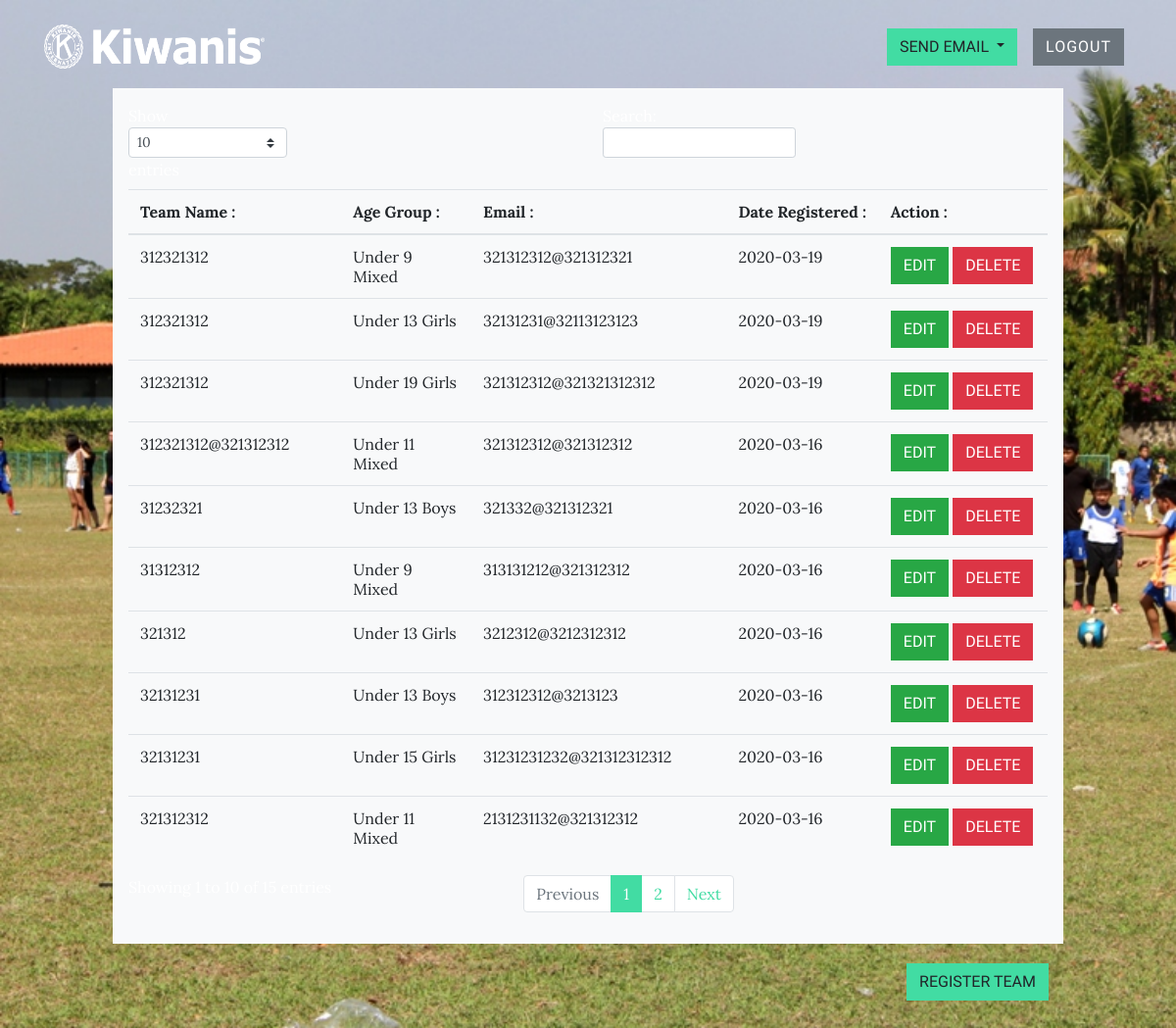
Page /admin (signed in) on the committed database.
### models.py (models this page shows, shortened)
class Registered(db.Model):
    id = db.Column(db.Integer, primary_key=True)
    team_name = db.Column(db.String(100),nullable =False)
    ageGroup = db.Column(db.Integer, nullable=False)
    email = db.Column(db.String(100), nullable=False)
    date_registered = db.Column(db.DateTime, default=datetime.utcnow)

### views.py (the view)
@app.route("/admin", methods = ['POST','GET'])
@login_required
def admin():
    if request.method == 'POST':
        reg_teamname = request.form['teamname']
        reg_agegroup = request.form['agegroup']
        reg_email = request.form['email']
        new_reg = Registered(team_name = reg_teamname, ageGroup = reg_agegroup , email = reg_email)
        db.session.add(new_reg)
        db.session.commit()
        return redirect("/admin")
    else:
        try:
            reg = Registered.query.all()
            return render_template('/admin/admin.html', reg = reg)
        except:
            return render_template('/admin/admin.html')

### models.py (called while the page is built)
@login_manager.user_loader
def load_user(user_id):
    return Admin.query.get(int(user_id))

### templates/admin/admin.html (shortened to what this page needs)
{% extends 'baseAdmin.html' %}
{% block body %}
    <div class="d-flex justify-content-center">
      <div class="col-lg-10 col-md-10 col-xs-10" style="padding-top: 90px;">
        <div class="p-3 bg-light">
          <table class="table" id="datatable">
            <thead>
              <tr>
                <th>
                  Team Name :
                </th>
                <th>
                  Age Group :
                </th>
                <th>
                  Email :
                </th>
                <th>
                  Date Registered :
                </th>
                <th>
                  Action :
                </th>
              </tr>
            </thead>
            <tbody>
              {% for item in reg %}
              <tr>
                <td>
                  {{ item.team_name }}
                </td>
                <td>
                  {{ item.ageGroup }}
                </td>
                <td>
                  {{ item.email }}
                </td>
                <td>
                  {{ item.date_registered.date() }}
                </td>
                <td>
                  <button type="button" style="display: inline;" class="btn btn-success"
                    onclick="displayEditModal({{item.id}});">Edit</button>
                  <a class="btn btn-danger" href='/admin/delete/{{item.id}}' onclick="alertMsg()">Delete</a>
                </td>
              </tr>
              {% endfor%}
            </tbody>
          </table>
        </div>
        <div class="form-group">
          <div class="col-md-12" style="padding-top: 20px; padding-bottom: 50px;">
            <button type="button" style="display: inline;" class="btn btn-primary float-right"
              onclick="displayRegisterModal();">Register Team</button>
          </div>
        </div>
      </div>
    </div>
  {% endblock %}

### static/css/mine.css (style rules this page uses)
.adminBG { background-image:url('/static/img/main.jpg'); background-repeat: no-repeat; background-attachment: fixed; background-size: cover; }

### templates/baseAdmin.html (style rules this page uses)
body { background-image:url('/static/img/main.jpg'); background-repeat: no-repeat; background-attachment: fixed; background-size: cover; }

### rows in the picture
Registered: team_name "321312", ageGroup "Under 13 Girls", email "3212312@3212312312", date_registered "2020-03-16"
Registered: team_name "321312312", ageGroup "Under 11 Mixed", email "2131231132@321312312", date_registered "2020-03-16"
Registered: team_name "32131231", ageGroup "Under 13 Boys", email "312312312@3213123", date_registered "2020-03-16"
Registered: team_name "312321312@321312312", ageGroup "Under 11 Mixed", email "321312312@321312312", date_registered "2020-03-16"
Registered: team_name "32131231", ageGroup "Under 15 Girls", email "31231231232@321312312312", date_registered "2020-03-16"
Registered: team_name "31232321", ageGroup "Under 13 Boys", email "321332@321312321", date_registered "2020-03-16"
Registered: team_name "31312312", ageGroup "Under 9 Mixed", email "313131212@321312312", date_registered "2020-03-16"
Registered: team_name "312321312", ageGroup "Under 9 Mixed", email "321312312@321312321", date_registered "2020-03-19"
Registered: team_name "312321312", ageGroup "Under 13 Girls", email "32131231@32113123123", date_registered "2020-03-19"
Registered: team_name "312321312", ageGroup "Under 19 Girls", email "321312312@321321312312", date_registered "2020-03-19"
